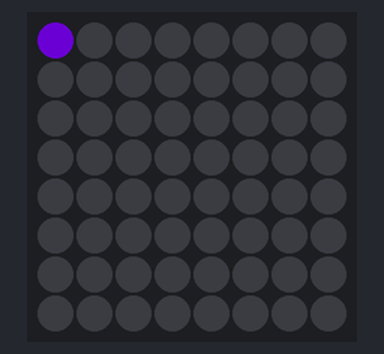
The program below on a simulated Raspberry Pi (BCM pin numbers) with a Sense HAT. Shown: the Sense HAT's 8×8 RGB LED matrix. Dim RGB values are drawn brighter than linear; random numbers come from a fixed seed. At 12.9 s the program stops and its outputs stay as they are.

Above: at 0.07 s.
At 1.57 s:
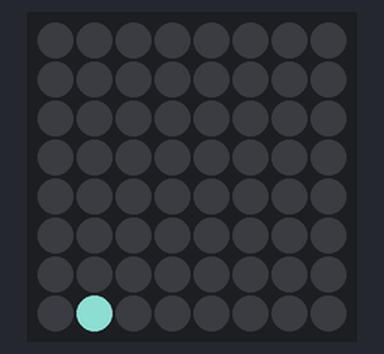
At 3.18 s:
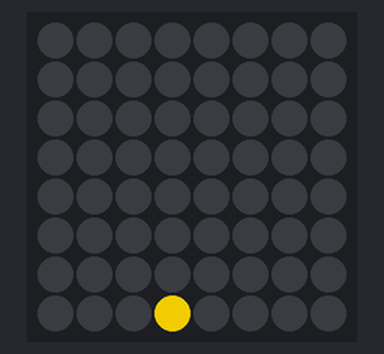
At 6.38 s:
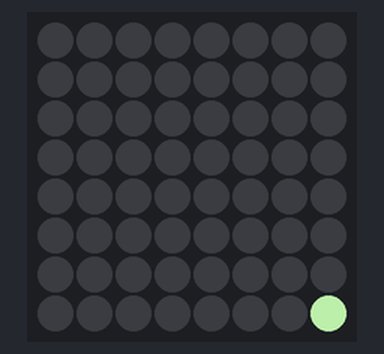
At 9.49 s:
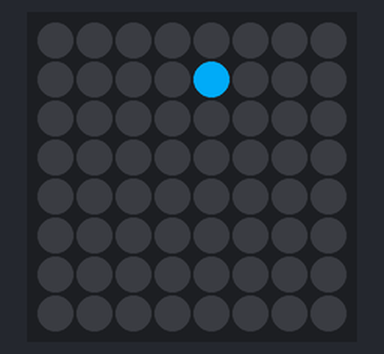
At 12.7 s:
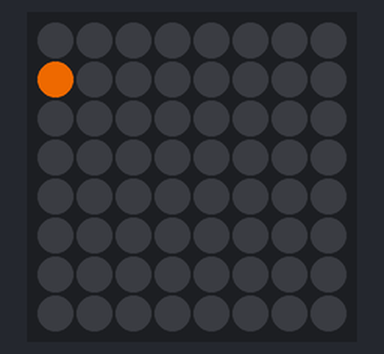

The program:

hat_blink_each_pixel_one_by_one.py
```python
from sense_hat import SenseHat
from time import sleep
import os
from random import randint

sense = SenseHat()
sense.set_rotation(180)
sense.clear()

def colourOfPixel():
    return randint(0,255), randint(0,255), randint(0,255)

def clearPixelColour():
    return (0, 0, 0)

def blinkPixelsOneByOne(start, end, increment):
    for x in range (start, end, increment):
        for y in range (start, end, increment):
            sense.set_pixel(x, y, (colourOfPixel()))
            sleep(0.1)
            sense.set_pixel(x, y, (clearPixelColour()))

def main():
    blinkPixelsOneByOne(0, 8, 1)
    blinkPixelsOneByOne(7, -1, -1)

main()
```
